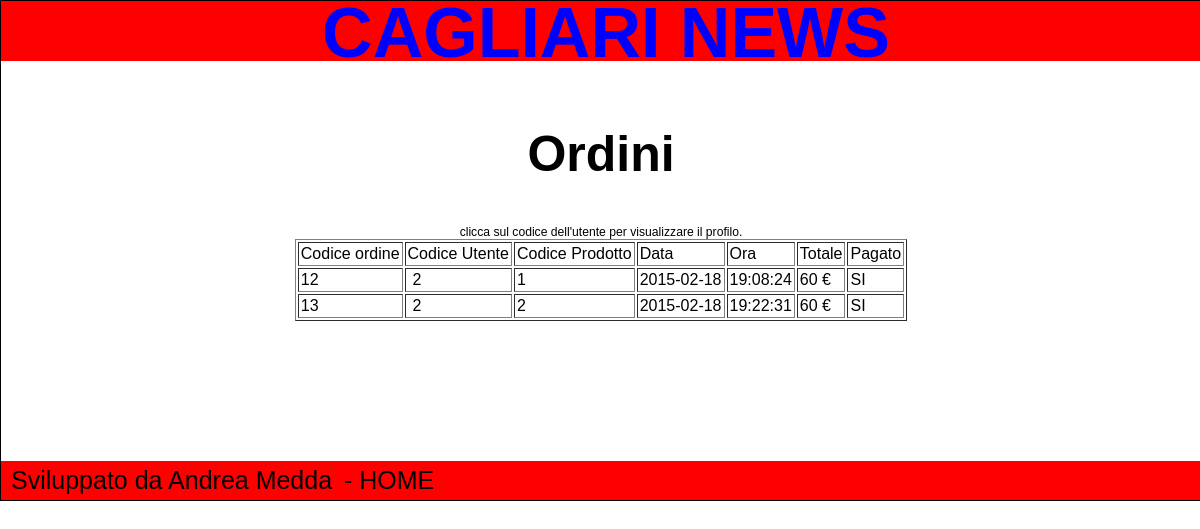
The page /Files/ordini.php (signed in) on the database its author committed.
### tables this page shows
CREATE TABLE IF NOT EXISTS `ordine` (
`Codice` int(11) NOT NULL,
  `Codice_Prodotto` int(11) NOT NULL,
  `Codice_Utente` int(11) NOT NULL,
  `Data` date NOT NULL,
  `Ora` time NOT NULL,
  `Totale` float NOT NULL,
  `Pagato` int(11) NOT NULL
);

### Files/ordini.php (the view, shortened to what this page needs)
<?php
include("config.php");
include("header.php");
          if(isset($_SESSION['ID'])) {
       print("<center><h2>Ordini</h2>");
       print("clicca sul codice dell'utente per visualizzare il profilo.");
 $q_ord="SELECT * from ordine";
 $risultato=mysqli_query($conn,$q_ord);
   print("<table align=\"center\" cellpadding=2 border=1> ") ;
  print("<tr><td>Codice ordine</td><td>Codice Utente</td><td>Codice Prodotto</td><td>Data</td><td>Ora</td><td>Totale</td><td>Pagato</td> ") ;
  while ($q_ord=mysqli_fetch_array($risultato))
  {   $codice=$q_ord['Codice'];
       $codice_p=$q_ord['Codice_Prodotto'];
       $codice_u=$q_ord['Codice_Utente'];
      $data=$q_ord['Data'];
      $ora=$q_ord['Ora'];
      $totale=$q_ord['Totale'];
      $pagato=$q_ord['Pagato'];
   print(" <tr> ");
     print(" <td>$codice</td> ");
     print(" <td><a href=\"profilo.php?codice=$codice_u\">$codice_u</a></td> ");
      print(" <td>$codice_p</td> ");
       print(" <td>$data</td> ");
        print(" <td>$ora</td> ");
         print(" <td>$totale €</td> ");
            if($pagato>0) { print(" <td>SI</td></tr> ");    }   ELSE   {
            print(" <td>NO</td></tr> ");                                }
  }
        print("</table>");
                  }   ELSE {   print("<script>location.replace('index.php'); </script>"); }
include("down.php");

### Files/styles.css (style rules this page uses)
html,body { margin:0;padding:0 }
body { font: 76% arial,sans-serif;text-align:center }
a { padding:5px; text-decoration:none; color:#000000; }
h2 { font-size: 50px; margin-top: 50px; }

### rows shown on the page
ordine: Codice "12", Codice_Utente "2", Codice_Prodotto "1", Data "2015-02-18", Ora "19:08:24", Totale "60", Pagato "SI"
ordine: Codice "13", Codice_Utente "2", Codice_Prodotto "2", Data "2015-02-18", Ora "19:22:31", Totale "60", Pagato "SI"
